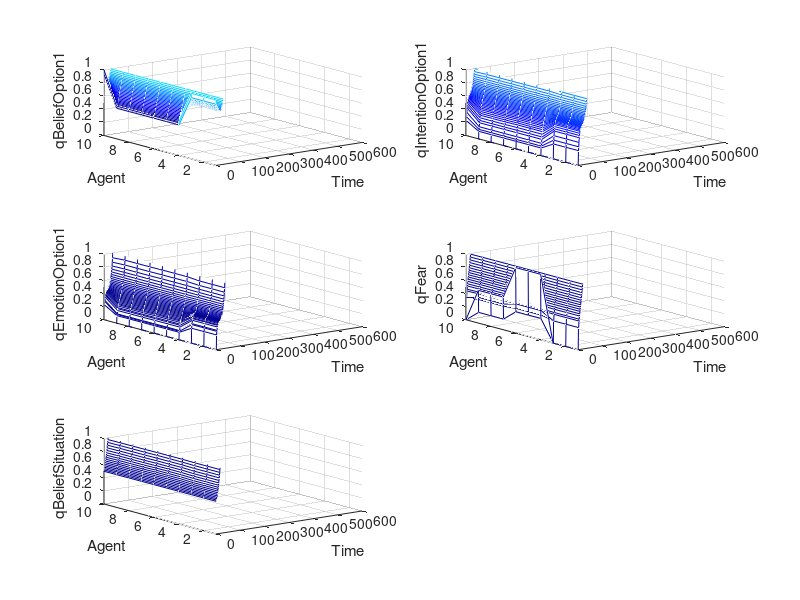

MATLAB code to generate this figure:
%           Social Panic Mocel                  Final Assignment
%          Sander Martijn Kerkdijk               Max Turpijn
%          Course: Behaviour Dynamics in social Networks 
%               Vrije Universiteit Amsterdam 2015
%                    Copying will be punished





% Belief about an exit and emotions felt for different exits.
deltaT = 0.1;
numberOfSteps = 600;
numberOfAgents = 10;

% The speed parameters for the formulas with Beta,Eta and Delta parameters.
% The parameters are already optimized
muBeta = 0.55; 
muEta = 0.34;
muDelta = 0.3;

%personality characteristic that controls what you do in case or fear: + is
%positive and a - is negative
zeta = 1;

% parameter for treshold function in formulas for delta, ebta and eta
sigma = 40; % Should be a number above 20
tau = 0.5; %is treshold for qFear(affect on speedparameters

% parameters for combination functions for intentions and emotions for options.
% Calculated together it should always equal 1
omegaOEA1 = 0.5;
omegaOBA1 = 0.5;
omegaOEBA = omegaOEA1 + omegaOBA1; % 1
omegaOEA2 = 0.33;
omegaOIA1 = 0.33;
omegaOBA2 = 0.33;
omegaOIEBA = omegaOEA2 + omegaOIA1 + omegaOBA2; % 1
omegaOIA2 = 0.0;
omegaOBA3 = 1;
omegaOIBA = omegaOIA2 + omegaOBA3; % 1

%initial values for Fear about a situation
standardEpsilonFear = 1; standardDeltaFear = 1; standardEtaFear = 0.5; standardBetaFear = 0.5; standardNuFear = 0.5;

%initial values for Belief about a situation

standardEpsilonBeliefSituation = 1;
standardDeltaBeliefSituation = 0.5;
standardEtaBeliefSituation = 0.5;
standardBetaBeliefSituation = 0.5;

% 1 means very relevant and relevant for survival and 
% 0 means situation dangerious but not relevant for survival
standardRBeliefSituation = 1; 
standardPBeliefSituation = 0; 

initialBetaBeliefExitOption1 = 0.5;
initialEpsilonBeliefExitOption1 = 1;
initialDeltaBeliefExitOption1 = 0.1;
initialEtaBeliefExitOption1 = 0.5; 

%initial values for parameters/variables that have to do with EMOTIONS felt 
%for each exit options
standardEpsilonEmotionExitOption1 = 1;
standardDeltaEmotionExitOption1 = 1;
 initialQEmotionExitOption1 = 0; 
standardEtaEmotionExitOption1 = 0.5;
standardBetaEmotionExitOption1 = 0.5; 


% initial or standard values for parameters/variables that have to do with 
% INTENTIONS for exit options

initialQIntentionExitOption1 = 0;
standardEpsilonIntentionExitOption1 = 1; 
standardDeltaIntentionExitOption1 = 1; 
standardEtaIntentionExitOption1 = 0.5; 
standardBetaIntentionExitOption1 = 0.5; 



%defining size of matricis
epsilonFear = zeros(numberOfAgents, 1);
deltaFear = zeros(numberOfAgents, 1);
etaFear = zeros(numberOfAgents, 1);
betaFear = zeros(numberOfAgents, 1);
nuFear = zeros(numberOfAgents, 1);
normalGroupImpactFear = zeros(numberOfAgents, numberOfSteps + 1);
qFearStar = zeros(numberOfAgents, numberOfSteps + 1); gammaFear = zeros(numberOfAgents , numberOfAgents);
overallGammaFear = zeros(numberOfAgents , 1);
rBeliefSituation = zeros(numberOfAgents, 1); 
pBeliefSituation = zeros(numberOfAgents, 1);
qFear = zeros(numberOfAgents, numberOfSteps + 1); 
qBeliefSituation = zeros(numberOfAgents, numberOfSteps + 1); 
betaBeliefSituation = zeros(numberOfAgents, numberOfSteps + 1);
epsilonBeliefSituation = zeros(numberOfAgents, 1); 
deltaBeliefSituation = zeros(numberOfAgents, numberOfSteps + 1);
etaBeliefSituation = zeros(numberOfAgents, numberOfSteps + 1);
overallGammaBeliefSituation = zeros(numberOfAgents , numberOfSteps + 1);
qBeliefExitOption1 = zeros(numberOfAgents, numberOfSteps + 1); 
qBeliefExitOption1Star = zeros(numberOfAgents, numberOfSteps + 1);
gammaBeliefSituation = zeros(numberOfAgents, numberOfAgents);
qBeliefSituationStar = zeros(numberOfAgents, numberOfSteps );
gammaBeliefExitOption1 = zeros(numberOfAgents, numberOfAgents); 
overallGammaBeliefExitOption1 = zeros(numberOfAgents, numberOfSteps + 1); 
betaBeliefExitOption1 = zeros(numberOfAgents, numberOfSteps + 1); 
epsilonBeliefExitOption1 = zeros(numberOfAgents, 1); 
deltaBeliefExitOption1 = zeros(numberOfAgents, numberOfSteps + 1); 
etaBeliefExitOption1 = zeros(numberOfAgents, numberOfSteps + 1); 
epsilonEmotionExitOption1 = zeros(numberOfAgents, 1); 
deltaEmotionExitOption1 = zeros(numberOfAgents, 1);  
gammaEmotionExitOption1 = zeros(numberOfAgents, numberOfAgents);
overallGammaEmotionExitOption1 = zeros(numberOfAgents,1); 
overallGammaEmotionExitOption1Star = zeros(numberOfAgents, 1);
qEmotionExitOption1 = zeros(numberOfAgents, numberOfSteps + 1);
etaEmotionExitOption1 = zeros(numberOfAgents, 1); 
betaEmotionExitOption1 = zeros(numberOfAgents, 1); 
qEmotionExitOption1Star = zeros(numberOfAgents, numberOfSteps + 1);
qEmotionExitOption1StarStar = zeros(numberOfAgents, numberOfSteps + 1);
qIntentionExitOption1 = zeros(numberOfAgents, numberOfSteps + 1);
epsilonIntentionExitOption1 = zeros(numberOfAgents, 1); 
deltaIntentionExitOption1 = zeros(numberOfAgents, 1);
gammaIntentionExitOption1 = zeros(numberOfAgents, numberOfAgents);
overallGammaIntentionExitOption1 = zeros(numberOfAgents , 1);
overallGammaIntentionExitOption1Star = zeros(numberOfAgents, 1);
etaIntentionExitOption1 = zeros(numberOfAgents, 1); 
betaIntentionExitOption1 = zeros(numberOfAgents, 1); 
qIntentionExitOption1Star = zeros(numberOfAgents, numberOfSteps + 1);
qIntentionExitOption1StarStar = zeros(numberOfAgents, numberOfSteps + 1);


% Set initial values.
qFear = [0; 0; 0; 1; 1; 1; 0.5; 0.5; 0.5; 0; 0; 0; 1; 1; 1; 0.5; 0.5; 0.5]; 
qBeliefSituation = [0.5; 0.5; 0.5; 0.5; 0.5; 0.5; 0.5; 0.5; 0.5; 0.5; 0.5; 0.5; 0.5; 0.5; 0.5; 0.5; 0.5; 0.5];
qBeliefExitOption1 = [1; 1; 1; 0.5; 0.5; 0.5; 0.5; 0.5; 0.5; 1; 1; 1; 0.5; 0.5; 0.5; 0.5; 0.5; 0.5];

% setting the values for parameters and initial values for variables
for i = 1:numberOfAgents
    epsilonFear(i, 1) = standardEpsilonFear; deltaFear(i, 1) = standardDeltaFear; etaFear(i, 1) = standardEtaFear; betaFear(i,1) = standardBetaFear; nuFear(i,1) = standardNuFear;
rBeliefSituation(i, 1) = standardRBeliefSituation; pBeliefSituation(i,1) = standardPBeliefSituation;
epsilonBeliefSituation(i, 1) = standardEpsilonBeliefSituation; 
deltaBeliefSituation(i, 1) = standardDeltaBeliefSituation; 
etaBeliefSituation(i, 1) = standardEtaBeliefSituation; 
betaBeliefSituation(i, 1) = standardBetaBeliefSituation;
epsilonEmotionExitOption1(i, 1) = standardEpsilonEmotionExitOption1; 
deltaEmotionExitOption1(i, 1) = standardDeltaEmotionExitOption1; 
qEmotionExitOption1(i, 1) = initialQEmotionExitOption1; 
etaEmotionExitOption1(i, 1) = standardEtaEmotionExitOption1; 


% Constant for all.....
qIntentionExitOption1(i, 1) = initialQIntentionExitOption1; 
epsilonIntentionExitOption1(i,1) = standardEpsilonIntentionExitOption1; 
deltaIntentionExitOption1(i, 1) = standardDeltaIntentionExitOption1;  
etaIntentionExitOption1(i,1) = standardEtaIntentionExitOption1; 
betaIntentionExitOption1(i, 1) = standardBetaIntentionExitOption1; 
end


for i = 1:numberOfAgents
betaBeliefExitOption1(i, 1) = initialBetaBeliefExitOption1; 
epsilonBeliefExitOption1(i, 1) = initialEpsilonBeliefExitOption1; 
deltaBeliefExitOption1(i, 1) = initialDeltaBeliefExitOption1; 
etaBeliefExitOption1(i, 1) = initialEtaBeliefExitOption1; 
end

% setting the beliefs of the emergenecy options about their accessibility
pBeliefExitOption1(1,1) = 0; % not accessible
rBeliefExitOption1(1,1) = 1; % information = relevant for survival

for i = 1: numberOfAgents
    if i> numberOfAgents
        qBeliefExitOption1(i, 1) = pBeliefExitOption1(i-18,1);
    end
    
end




%#### calculating gamma's and overallgamma's that are CONSTANT over all timesteps 
% gammaFear = epsilonFear of sender * deltaFear of receiver
% overallGammaFear = sum of all gamma's from the senders to the receiver 

for i = 1: numberOfAgents
    for j = 1: numberOfAgents
        gammaFear(i,j) = epsilonFear(j,1) * deltaFear(i, 1); 
        overallGammaFear(i, 1) = sum(gammaFear(i,:)) - gammaFear(i, i);
 gammaEmotionExitOption1(i,j) = epsilonEmotionExitOption1(j,1) * deltaEmotionExitOption1(i, 1);      
overallGammaEmotionExitOption1(i, 1) = sum(gammaEmotionExitOption1(i,:)) - gammaEmotionExitOption1(i, i);

    end
end

%calculation of overallGammaExitOptionStar = overallGamm multiplied by the sum of the omega's

for i =1: numberOfAgents
    overallGammaEmotionExitOption1Star(i, 1) = overallGammaEmotionExitOption1(i, 1) * omegaOEBA;
end
        
%calculating contagion strengths for intentions towards the exit option 
%calculation of overallGamma's of intentions for exit option = sum of all sending gamma's to a receiver

for i = 1: numberOfAgents
for j = 1: numberOfAgents 
    gammaIntentionExitOption1(i,j) = epsilonIntentionExitOption1(j,1) * deltaIntentionExitOption1(i, 1);     
    overallGammaIntentionExitOption1(i, 1) = sum(gammaIntentionExitOption1(i,:)) - gammaIntentionExitOption1(i, i);

end
end

%calculation of overallGammaExitOptionStar = overallGamm multiplied by the sum of the omega's

for i =1: numberOfAgents
if i <= numberOfAgents
overallGammaIntentionExitOption1Star(i, 1) = overallGammaIntentionExitOption1(i, 1) * omegaOIEBA;
overallGammaIntentionExitOption1Star(i, 1) = overallGammaIntentionExitOption1 (i, 1) * omegaOIBA;

end
end


% The calculations that run over time ; Beliefs, Intentions,Emotions and
% Fear.


for n = 1: numberOfSteps;
%qFearStar = group impact of qFear on receiver
%qFear = fear of person as a receiver = first formula,

for i=1: numberOfAgents
for j= 1: numberOfAgents 
normalGroupImpactFear(i, n) = (gammaFear(i, 1: numberOfAgents) * qFear(1: numberOfAgents, n)) /overallGammaFear(i, 1);
qFearStar(i, n+1) = nuFear(i, 1) * normalGroupImpactFear(i, n) + (1-nuFear (i,1)) * ((1-pBeliefSituation(i,1)) * rBeliefSituation(i,1) * qBeliefSituation(i, n));

if i <= numberOfAgents
qFear(i, n+1) = qFear(i, n) + overallGammaFear(i, 1)*(etaFear(i, 1)*(betaFear(i, 1)*(1 - (1 - qFearStar(i, n))*(1-qFear(i, n))) + (1-betaFear(i,1)) * qFearStar(i, n) * qFear(i, n)) + (1-etaFear(i, 1)) * qFearStar(i, n) - qFear(i, n)) * deltaT;
else
qFear(i, n+1) = qFearStar(i, n+1);
end

end

end



% Belief about the situation
% calculates the contagion strength for belief about the situation
%overallGammaBeliefSituation = sum of all gamma's from the senders to a the receiver

for i = 1: numberOfAgents
for j = 1: numberOfAgents
gammaBeliefSituation(i, j) = epsilonBeliefSituation(i,1) * deltaBeliefSituation(j, n);
overallGammaBeliefSituation(i, n) = sum(gammaBeliefSituation(i,:)) - gammaBeliefSituation(i, i);
end
end

%updates delta, beta en eta
for i = 1: numberOfAgents
betaBeliefSituation(i, n+1) = betaBeliefSituation(i, n) + muBeta * (1 / (1 + exp(-sigma*(qFear(i, n) - tau)))) * (1- qBeliefSituation(i, n)) * ((1 - pBeliefSituation(i, 1)) - betaBeliefSituation(i, n)) * deltaT;
etaBeliefSituation(i, n+1) = etaBeliefSituation(i, n) + muEta * (1 / (1 + exp(- sigma*(qFear(i, n) - tau)))) * (rBeliefSituation(i, 1) * (1 - pBeliefSituation(i, 1)) * (qBeliefSituation(i, n) - etaBeliefSituation(i, n))) * deltaT;
deltaBeliefSituation(i, n+1) = deltaBeliefSituation(i, n) + muDelta * (1 / (1 + exp(-sigma*(qFear(i, n) - tau)))) * ((1 -( 1- rBeliefSituation(i, 1)) * qBeliefSituation(i, n)) - deltaBeliefSituation(i, n)) * deltaT;
end

%qStarBeliefSituation = group impact of qBeliefSituation on receiver 
for i=1: numberOfAgents
for j= 1: numberOfAgents
qBeliefSituationStar(i, n) = (gammaBeliefSituation(i, 1: numberOfAgents) * qBeliefSituation(1: numberOfAgents, n))/overallGammaBeliefSituation(i, n);
qBeliefSituation(i, n+1) = qBeliefSituation(i, n) + overallGammaBeliefSituation(i, n) * ( etaBeliefSituation(i, n) * ( betaBeliefSituation (i, n) * (1 - ( 1 - qBeliefSituationStar(i, n)) * ( 1 - qBeliefSituation(i, n))) + (1 - betaBeliefSituation(i,n)) * qBeliefSituationStar(i, n) * qBeliefSituation(i, n)) + (1 - etaBeliefSituation(i,n)) * qBeliefSituationStar(i, n) - qBeliefSituation(i, n)) * deltaT;
end
end

%calculating contagion strengths for belief about the exit option
%overallGammaBeliefExitOptions = sum of all gamma's from the senders to the receiver

for i = 1: numberOfAgents
for j = 1: numberOfAgents
  gammaBeliefExitOption1(i,j) = epsilonBeliefExitOption1(j,1) * deltaBeliefExitOption1(i, n);

 
  overallGammaBeliefExitOption1(i, n) = sum(gammaBeliefExitOption1(i,:)) - gammaBeliefExitOption1(i, i);

  
end
end


%update of delta, beta en eta 
%pBeliefExitOptionX / rBeliefExitOptionX are the info the exit option send

for i = 1: numberOfAgents
if i <= numberOfAgents
betaBeliefExitOption1(i, n+1) = betaBeliefExitOption1(i, n) + muBeta * (1 /(1 + exp(-sigma*(qFear(i, n) - tau)))) * (1- qBeliefExitOption1(i, n)) * ((zeta *pBeliefExitOption1(1,1)) + ((1-zeta) * (1-pBeliefExitOption1(1, 1))) - betaBeliefExitOption1(i, n)) * deltaT;
etaBeliefExitOption1(i, n+1) = etaBeliefExitOption1(i, n) + muEta * (1 / (1+ exp(-sigma*(qFear(i, n) - tau)))) * (rBeliefExitOption1(1, 1) * (1 -pBeliefExitOption1(1, 1)) * (qBeliefExitOption1(i, n) - etaBeliefExitOption1(i, n))) * deltaT;
deltaBeliefExitOption1(i, n+1) = deltaBeliefExitOption1(i, n) + muDelta * (1 / (1 + exp(-sigma*(qFear(i, n) - tau)))) * ((1 -( 1- rBeliefExitOption1(1,1)) * qBeliefExitOption1(i, n)) - deltaBeliefExitOption1(i, n)) * deltaT;
else
    
betaBeliefExitOption1(i, n+1) = betaBeliefExitOption1(i, n); 
etaBeliefExitOption1(i, n+1) = etaBeliefExitOption1(i, n); 
deltaBeliefExitOption1(i, n+1) = deltaBeliefExitOption1(i, n); 

end
end

%qStarBeliefExitOption = group impact of qBeliefExitOptions on receiver
for i=1: numberOfAgents
for j= 1: numberOfAgents

qBeliefExitOption1Star(i, n + 1) = (gammaBeliefExitOption1(i, 1: numberOfAgents) * qBeliefExitOption1(1: numberOfAgents, n))/overallGammaBeliefExitOption1(i, n);
end
end

for i=1: numberOfAgents
    if i<= numberOfAgents
      qBeliefExitOption1(i, n+1) = qBeliefExitOption1(i, n) + overallGammaBeliefExitOption1(i, n) * ( etaBeliefExitOption1(i, n) * ( betaBeliefExitOption1(i, n) * (1 - ( 1 - qBeliefExitOption1Star(i, n)) * ( 1 - qBeliefExitOption1(i, n))) + (1 - betaBeliefExitOption1(i,n)) * qBeliefExitOption1Star (i, n) * qBeliefExitOption1(i, n)) + (1 - etaBeliefExitOption1(i,n)) * qBeliefExitOption1Star(i, n) - qBeliefExitOption1(i, n)) * deltaT;
     
    else
      
qBeliefExitOption1(i, n+1) = qBeliefExitOption1(i, n); 

    end
end


%qEmotionExitOptionsStar = group impact of qEmotionExitOption on receiver
for i=1: numberOfAgents
    for j= 1: numberOfAgents
        qEmotionExitOption1Star(i, n + 1) = (gammaEmotionExitOption1(i, 1: numberOfAgents) * qEmotionExitOption1(1: numberOfAgents, n))/overallGammaEmotionExitOption1(i, 1);
    end
end

%qEmotionExitOptionsStarStar = group impact of qEmotionExitOptions AND qBeliefExitOptions on receiver

for i=1: numberOfAgents 
    qEmotionExitOption1StarStar(i, n+1) =(omegaOEA1 / omegaOEBA) *qEmotionExitOption1Star(i, n) + (omegaOBA1 / omegaOEBA) * qBeliefExitOption1(i, n);
end

%qEmotionExitOption = emotions of persons for each of the exit option
for i=1: numberOfAgents
for j= 1: numberOfAgents
    if i <= numberOfAgents
        qEmotionExitOption1(i, n+1) = qEmotionExitOption1(i, n) + overallGammaEmotionExitOption1Star(i, 1) * (etaEmotionExitOption1(i, 1) * (betaEmotionExitOption1(i, 1) * (1 - (1 - qEmotionExitOption1StarStar(i, n)) * (1- qEmotionExitOption1(i, n))) + (1-betaEmotionExitOption1(i,1)) * qEmotionExitOption1StarStar(i, n) * qEmotionExitOption1(i, n)) + (1- etaEmotionExitOption1(i, 1)) * qEmotionExitOption1StarStar(i, n) - qEmotionExitOption1 (i, n)) * deltaT;
    else
        qEmotionExitOption1(i + n+1) = qEmotionExitOption1StarStar(i, n + 1);
    end
end
end

%qIntentionExitOptionsStar = group impact of qIntentionExitOptions on receiver
for i=1: numberOfAgents
    for j= 1: numberOfAgents
        qIntentionExitOption1Star(i, n + 1) = (gammaIntentionExitOption1(i, 1: numberOfAgents) * qIntentionExitOption1(1: numberOfAgents, n))/overallGammaIntentionExitOption1(i, 1);
    end
end

%qIntentionExitOptionsStarStar = group impact of qIntentionExitOptions AND qBeliefExitOptions on receiver
for i=1: numberOfAgents
    if i <= numberOfAgents   
qIntentionExitOption1StarStar(i, n+1) =(omegaOIA1 / omegaOIEBA) * qIntentionExitOption1Star(i, n) + (omegaOEA2 / omegaOIEBA) * qEmotionExitOption1(i, n) + (omegaOBA2 / omegaOIEBA) * qBeliefExitOption1(i, n);
    else
        qIntentionExitOption1StarStar(i, n+1) =(omegaOIA2 / omegaOIBA) * qIntentionExitOption1Star(i, n) + (omegaOBA3 / omegaOIBA) * qBeliefExitOption1(i, n);
    end
end
%qIntentionExitOption = intentions of persons for the exit option 

for i=1: numberOfAgents
    for j= 1: numberOfAgents
        if i <= numberOfAgents
            qIntentionExitOption1(i, n+1) = qIntentionExitOption1(i, n) + overallGammaIntentionExitOption1Star(i, 1) * (etaIntentionExitOption1(i, 1) * (betaIntentionExitOption1(i, 1) * (1 - (1 - qIntentionExitOption1StarStar(i, n)) * (1- qIntentionExitOption1(i, n))) + (1-betaIntentionExitOption1(i,1)) * qIntentionExitOption1StarStar(i, n) * qIntentionExitOption1(i, n)) + (1- etaIntentionExitOption1(i, 1)) * qIntentionExitOption1StarStar(i, n) - qIntentionExitOption1(i, n)) * deltaT;
        else
         
qIntentionExitOption1(i, n + 1) = qIntentionExitOption1StarStar(i, n + 1);
        end
    end
end
end

X1 = 0:1:(numberOfSteps-1);
Y1 = 1:1:numberOfAgents;
az = -37.5;
el = 30;
map = 'Jet';
mat = 'shiny';
lights = 'gouraud';
Z1 = zeros(numberOfAgents, numberOfSteps); 
Z2 = zeros(numberOfAgents, numberOfSteps); 
Z3 = zeros(numberOfAgents, numberOfSteps);
Z4 = zeros(numberOfAgents, numberOfSteps); 
Z5 = zeros(numberOfAgents, numberOfSteps); 

for i=1:numberOfAgents
    for j=1:numberOfSteps
        Z1(i, j) = qFear(i, j);
        Z2(i, j) = qBeliefSituation(i, j); 
        Z3(i, j) = qBeliefExitOption1(i, j); 
        Z4(i, j) = qIntentionExitOption1(i, j); 
        Z5(i, j)= qEmotionExitOption1(i, j);

        
    end
end

% making the plots
view(az,el); colormap(map); 
material 'shiny'; 
lighting 'gouraud';
subplot(3,2,1), mesh(X1, Y1, Z3); 
xlabel('Time');
ylabel('Agent');
zlim([0 1]);
ylim([1 numberOfAgents]); view(az,el); 
zlabel('qBeliefOption1');

subplot(3,2,2), mesh(X1, Y1, Z4); 
xlabel('Time');
ylabel('Agent'); 
zlabel('qIntentionOption1'); 
zlim([0 1]);
ylim([1 numberOfAgents]); 
view(az,el);
subplot(3,2,3), mesh(X1, Y1, Z5); 
xlabel('Time');
ylabel('Agent'); 
zlabel('qEmotionOption1');
zlim([0 1]);
ylim([1 numberOfAgents]);
view(az,el);

subplot(3,2,4), mesh(X1, Y1, Z1); 
xlabel('Time');
ylabel('Agent');
zlabel('qFear');
zlim([0 1]);
ylim([1 numberOfAgents]); 
view(az,el);
subplot(3,2,5), mesh(X1, Y1, Z2); 
xlabel('Time');
ylabel('Agent'); zlabel('qBeliefSituation'); 
zlim([0 1]);
ylim([1 numberOfAgents]); 
view(az,el);


        
        
    

